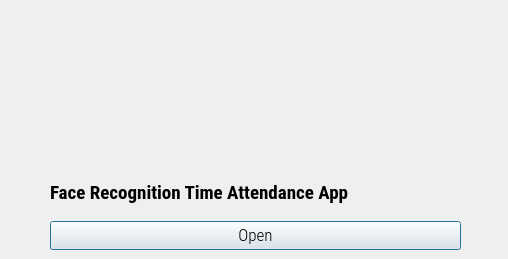
<?xml version="1.0" encoding="UTF-8"?>
<ui version="4.0">
 <class>Dialog</class>
 <widget class="QDialog" name="Dialog">
  <property name="geometry">
   <rect>
    <x>0</x>
    <y>0</y>
    <width>508</width>
    <height>259</height>
   </rect>
  </property>
  <property name="minimumSize">
   <size>
    <width>508</width>
    <height>259</height>
   </size>
  </property>
  <property name="maximumSize">
   <size>
    <width>508</width>
    <height>259</height>
   </size>
  </property>
  <property name="windowTitle">
   <string>Face Recognition Time Attendance App</string>
  </property>
  <property name="windowIcon">
   <iconset resource="resource.qrc">
    <normaloff>:/icon/icon.png</normaloff>:/icon/icon.png</iconset>
  </property>
  <widget class="QLabel" name="logolabel">
   <property name="geometry">
    <rect>
     <x>50</x>
     <y>20</y>
     <width>411</width>
     <height>131</height>
    </rect>
   </property>
   <property name="text">
    <string/>
   </property>
   <property name="pixmap">
    <pixmap/>
   </property>
  </widget>
  <widget class="QWidget" name="verticalLayoutWidget">
   <property name="geometry">
    <rect>
     <x>50</x>
     <y>170</y>
     <width>411</width>
     <height>80</height>
    </rect>
   </property>
   <layout class="QVBoxLayout" name="verticalLayout">
    <item>
     <widget class="QLabel" name="filelabel">
      <property name="font">
       <font>
        <family>Roboto Condensed</family>
        <pointsize>14</pointsize>
        <weight>75</weight>
        <bold>true</bold>
       </font>
      </property>
      <property name="text">
       <string>Face Recognition Time Attendance App</string>
      </property>
     </widget>
    </item>
    <item>
     <widget class="QPushButton" name="runButton">
      <property name="font">
       <font>
        <family>Roboto Condensed Light</family>
        <pointsize>13</pointsize>
       </font>
      </property>
      <property name="text">
       <string>Open</string>
      </property>
     </widget>
    </item>
   </layout>
  </widget>
 </widget>
 <resources>
  <include location="resource.qrc"/>
 </resources>
 <connections/>
</ui>
